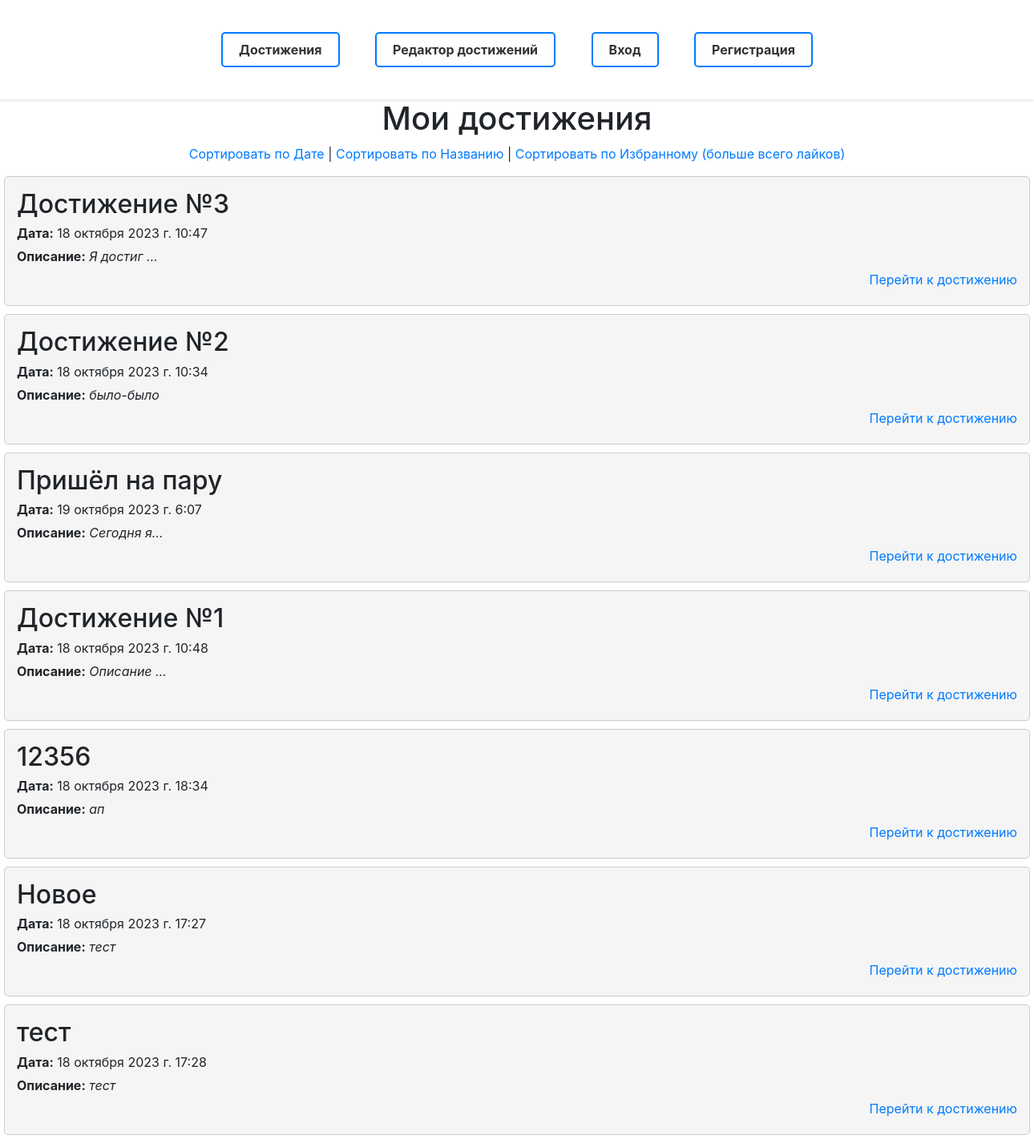
The app's page /?sort_by=likes&sort_order=asc, older data.
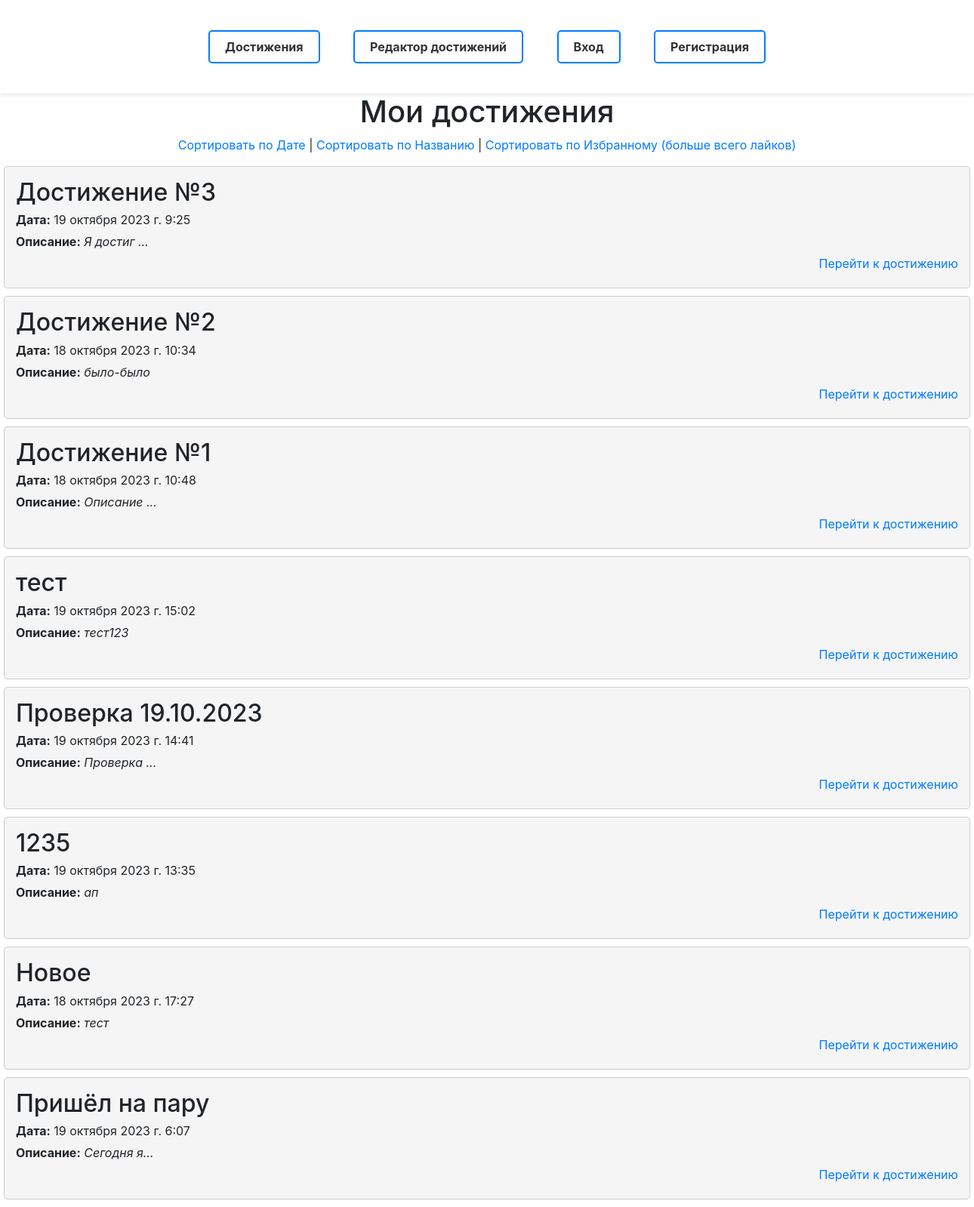
The same page, newer data.
### laba1/models.py (models this page shows, shortened)
class Achievement(models.Model):
    title = models.CharField(verbose_name='Название', max_length=50)
    date = models.DateTimeField(verbose_name='Дата и время', auto_now=True)
    description = models.TextField(verbose_name='Описание')
    class Meta:
        verbose_name = 'Достижение'
        verbose_name_plural = 'Достижения'

### laba1/views.py (the view)
# urls.py: path('', views.index, name='achievement_list'),
def index(request):
    sort_by = request.GET.get('sort_by', 'date')
    sort_order = request.GET.get('sort_order', 'sort')
    sort_order = 'asc' if not sort_order else 'asc' if sort_order == 'desc' else 'desc'
    type = '-' if sort_order == 'asc' else ''
    if sort_by not in ['date', 'title', 'likes']:
        sort_by = 'date'
    if sort_by == 'date':
        achievements = Achievement.objects.all().order_by(f'{type}date')
    elif sort_by == 'title':
        achievements = Achievement.objects.all().order_by(f'{type}title')
    else:
        achievements = Achievement.objects.annotate(like_count=Count('like')).order_by(f'{type}like_count')
    context = {
        'achievements': achievements,
        'sort_by': sort_by,
        'sort': sort_order,
    }
    return render(request, 'laba1/achievement_list.html', context)

### laba1/templates/laba1/achievement_list.html (shortened to what this page needs)
{% extends "laba1/index.html" %}
{% block content %}
        <h1 align="center">Мои достижения</h1>
        <p align="center">
            <a href="?sort_by=date&sort_order={{ sort }}">Сортировать по Дате</a> |
            <a href="?sort_by=title&sort_order={{ sort }}">Сортировать по Названию</a> |
            <a href="?sort_by=likes&sort_order={{ sort }}">Сортировать по Избранному (больше всего лайков)</a>
        </p>
        {% if achievements %}
            {% for achievement in achievements %}
                <li class="achievement_block">
                    <h2>{{ achievement.title }}</h2>
                    <p><strong>Дата:</strong> {{ achievement.date }}</p>
                    <p><strong>Описание:</strong> <i>{{ achievement.description|truncatechars:"10" }}</i></p>
                    <p align="right"><a href="achievement/{{ achievement.id }}">Перейти к достижению</a></p>
                </li>
            {% endfor %}
        {% else %}
            <li class="achievement_block">
                <h2 align="center">Нет достижений!</h2>
            </li>
        {% endif %}
{% endblock %}

Row changes from the older to the newer data that the page shows:
changed Achievement "Достижение №3": date "18 октября 2023 г. 10:47" → "19 октября 2023 г. 9:25"
changed Achievement: date "18 октября 2023 г. 17:28" → "19 октября 2023 г. 15:02"; description "тест" → "тест123"; moves up the list
added Achievement: title "Проверка 19.10.2023", date "19 октября 2023 г. 14:41", description "Проверка …"
changed Achievement "ап": title "12356" → "1235"; date "18 октября 2023 г. 18:34" → "19 октября 2023 г. 13:35"
shown differently, row unchanged: Achievement "Пришёл на пару": moves down the list
